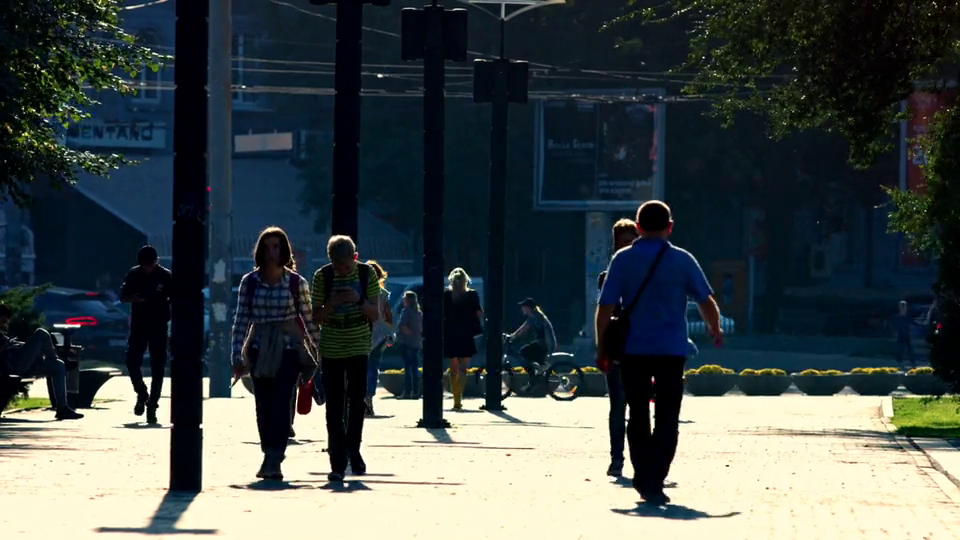
#> input picture frame 22 of crowd.mp4, 960 x 540 px, given in place of people.mp4, which was not available
$ jupyter execute 'crowdprojecthackathon (2).ipynb'
#> lines starting #> are read from the running program, lines starting #| are printed output that depends on the picture; after the words box and inside, x2 and y2 are one past the last pixel; in counts of white or black regions, pixels touching at a corner belong together; pictures that were not available may be replaced by others from this repository, and a replacement may not be noted
[cell 1]
import cv2

pedestrian_cascade = cv2.CascadeClassifier('fullbody.xml')
fullbody_cascade = cv2.CascadeClassifier('upperbody.xml')

video_source = "people.mp4"
cap = cv2.VideoCapture(video_source)

people_count = 0
group_count = 0
group_threshold = 20
message = ""

while True:
    ret, frame = cap.read()
#> frame is the input picture: shape (540, 960, 3); mean B, G, R 74.8, 75.8, 67.5

    if not ret:
        break

    gray = cv2.cvtColor(frame, cv2.COLOR_BGR2GRAY)
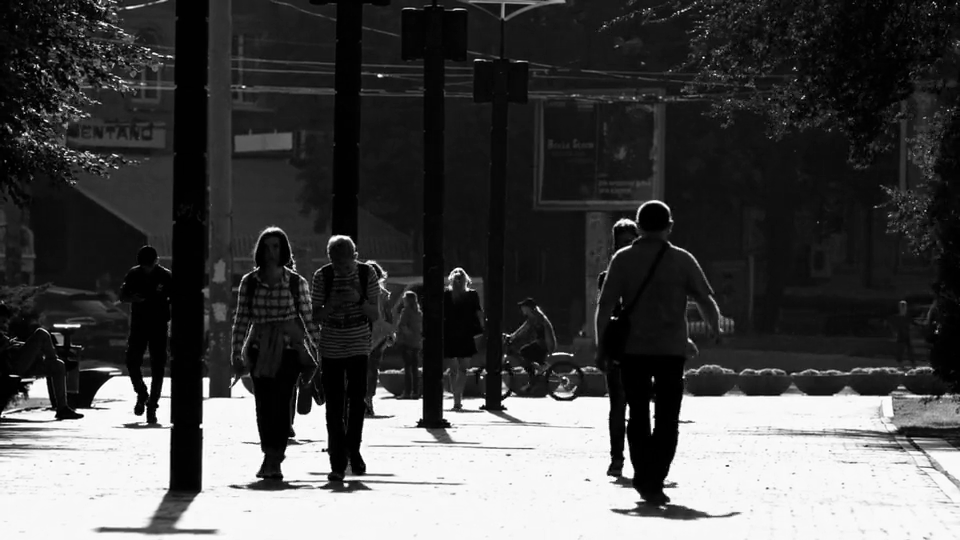
#> gray: shape (540, 960); min 0, max 255, mean 73.2

    pedestrians = pedestrian_cascade.detectMultiScale(gray, scaleFactor=1.1, minNeighbors=5, minSize=(30, 30))
#> pedestrians = [[286, 286, 115, 229], [210, 265, 123, 246], [557, 192, 171, 342]]

    fullbodies = fullbody_cascade.detectMultiScale(gray, scaleFactor=1.1, minNeighbors=5, minSize=(30, 30))
#> fullbodies = [[90, 350, 54, 44], [116, 235, 61, 49], [648, 65, 71, 58]]

    all_people = list(pedestrians) + list(fullbodies)
#> all_people = [[286, 286, 115, 229], [210, 265, 123, 246], [557, 192, 171, 342], [90, 350, 54, 44], [116, 235, 61, 49], [648, 65, 71, 58]]

    frame_group_count = 0

    for (x, y, w, h) in all_people:
        if w * h > 1000:
            if frame_group_count == 0:
                group_count += 1
            frame_group_count += 1
            color = (0, 0, 255) if frame_group_count > group_threshold else (0, 255, 0)
            cv2.rectangle(frame, (x, y), (x + w, y + h), color, 2)
#> this loop made 6 passes
#> (x, y, w, h, group_count) on pass 1: (286, 286, 115, 229, 1)
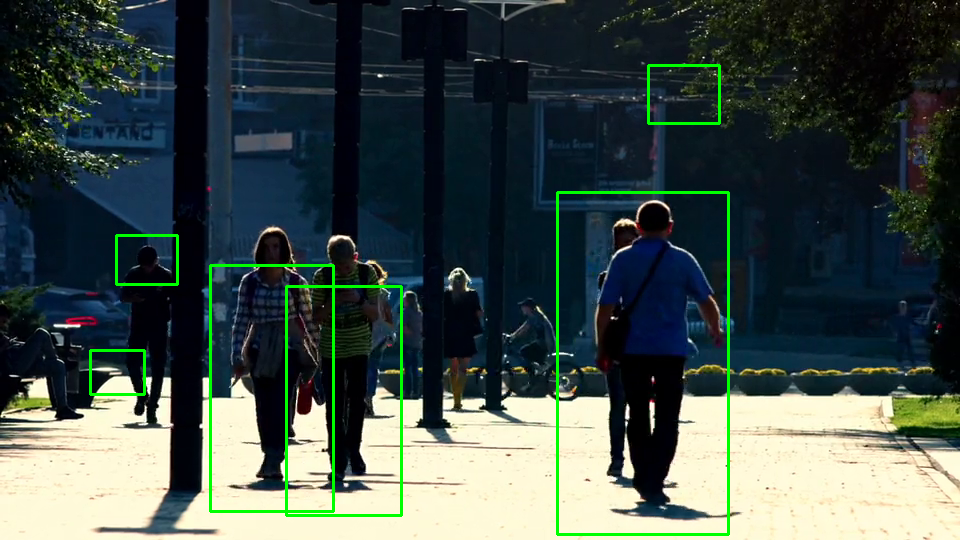
#> frame: shape (540, 960, 3); 1.8% of pixels changed, all inside (x1, y1, x2, y2) = (89, 64, 730, 536)
#> after the loop, frame_group_count = 6; group_count = 1

    people_count = len(all_people)
#> people_count = 6
    if frame_group_count > group_threshold:
        message = "Crowd Formed"
    elif frame_group_count < group_threshold:
        message = "The Area is in normal state"
    else:
        message = ""

    cv2.putText(frame, f"People Count: {people_count}", (10, 30), cv2.FONT_HERSHEY_SIMPLEX, 1, (0, 0, 255), 2)
    cv2.putText(frame, message, (10, 70), cv2.FONT_HERSHEY_SIMPLEX, 1, (0, 0, 255), 2)
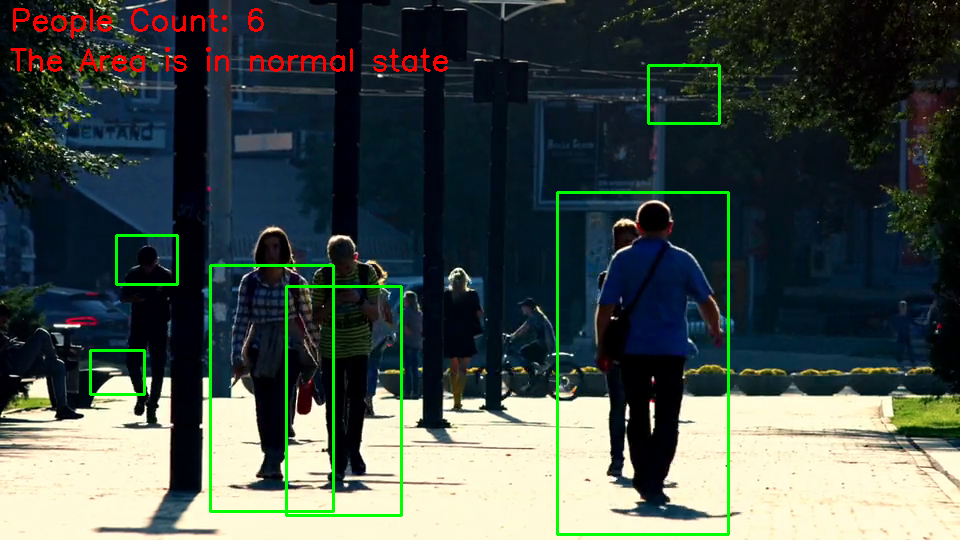
#> frame: shape (540, 960, 3); mean B, G, R 72.8, 78.2, 67.6

    cv2.imshow("People Detection", frame)

    if cv2.waitKey(1) & 0xFF == ord('q'):
#> (key q is pressed here)
        break

cap.release()
cv2.destroyAllWindows()

$ run again, starting later in the video
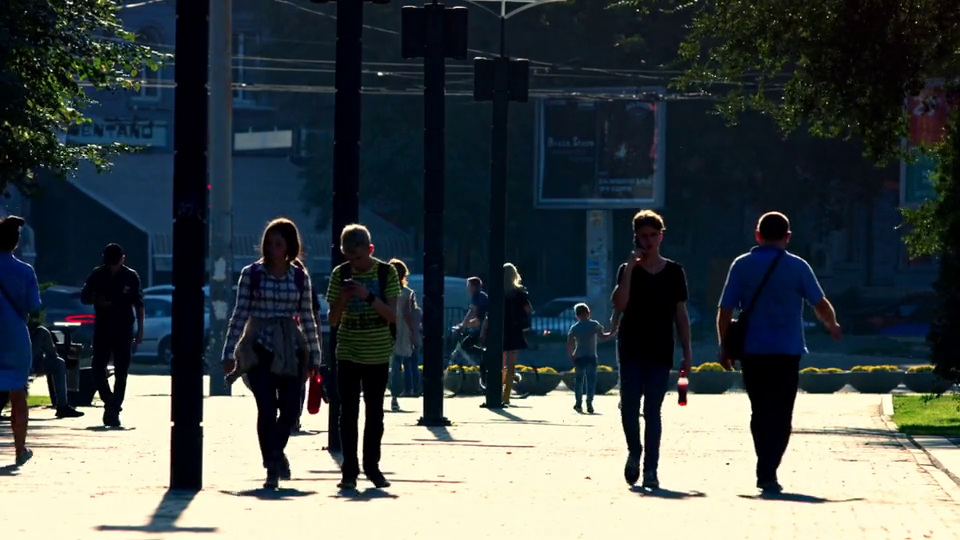
#> input picture frame 99 of crowd.mp4, 960 x 540 px, given in place of people.mp4, which was not available
#> frame is the input picture: shape (540, 960, 3); mean B, G, R 74.6, 74.9, 67.5
#> pedestrians = [[216, 278, 117, 234], [581, 275, 115, 230], [702, 247, 133, 265]]
#> fullbodies = [[70, 231, 75, 61], [181, 347, 98, 80], [703, 192, 128, 105]]
#> all_people = [[216, 278, 117, 234], [581, 275, 115, 230], [702, 247, 133, 265], [70, 231, 75, 61], [181, 347, 98, 80], [703, 192, 128, 105]]
#> the loop `for (x, y, w, h) in all_people:` made 6 passes
#> (x, y, w, h, group_count) on pass 1: (216, 278, 117, 234, 1)
#> after the loop `for (x, y, w, h) in all_people:`:
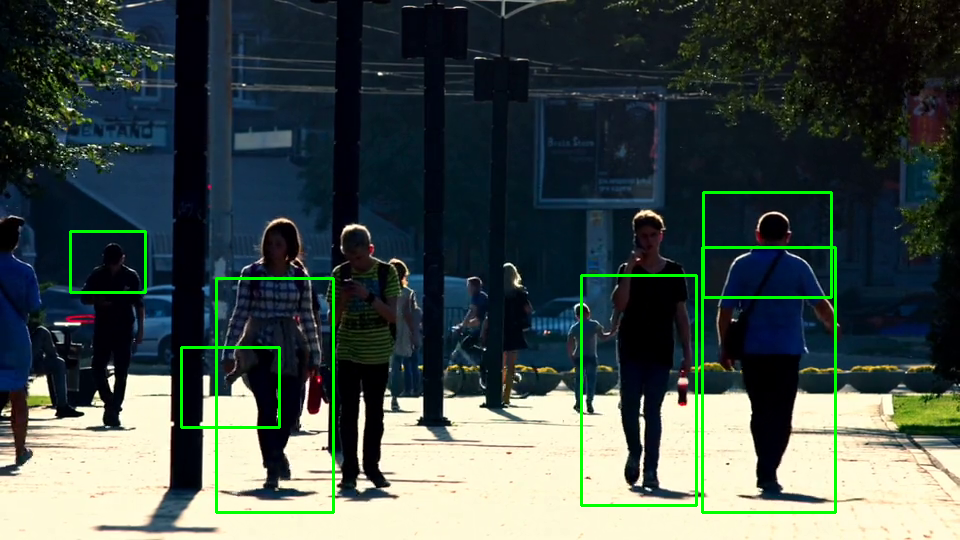
#> frame: shape (540, 960, 3); 1.87% of pixels changed, all inside (x1, y1, x2, y2) = (69, 191, 837, 514)
#> after the loop `for (x, y, w, h) in all_people:`: frame_group_count = 6; group_count = 1
#> people_count = 6
#> `cv2.putText(frame, message, (10, 70), cv2.FONT_HERSHEY_SIMPLEX, 1, (0,..`:
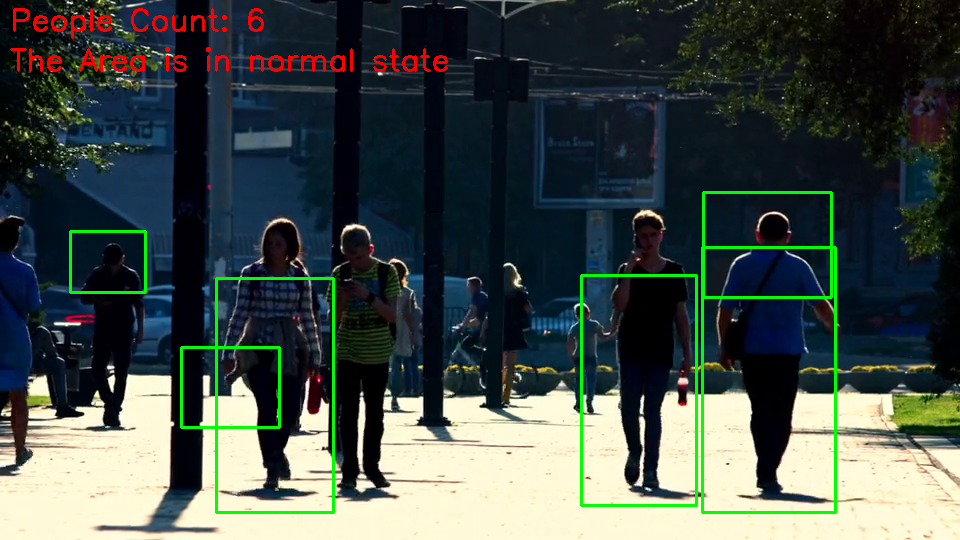
#> frame: shape (540, 960, 3); mean B, G, R 72.5, 77.6, 67.8

$ run again, starting later in the video
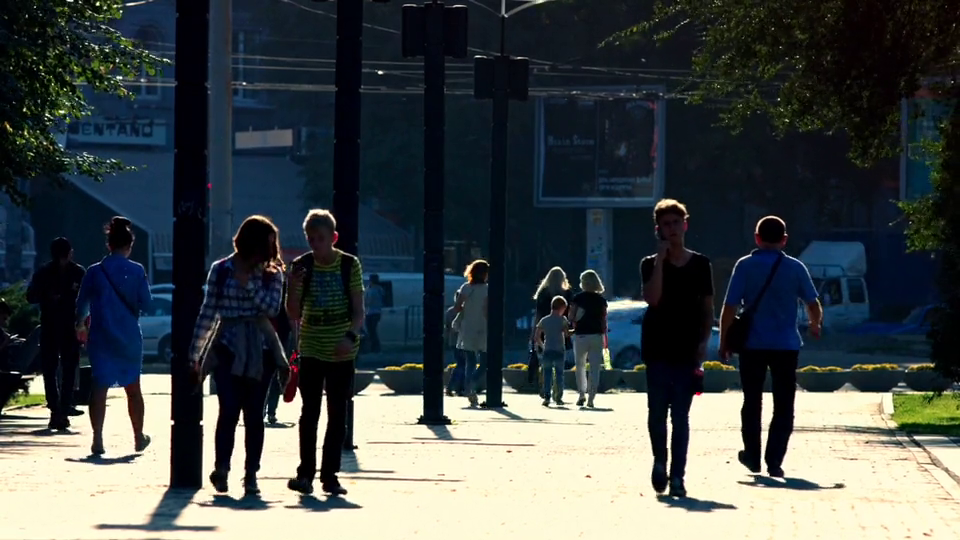
#> input picture frame 176 of crowd.mp4, 960 x 540 px, given in place of people.mp4, which was not available
#> frame is the input picture: shape (540, 960, 3); mean B, G, R 72.9, 73.2, 66.7
#> pedestrians = [[593, 229, 144, 288], [692, 229, 141, 283]]
#> fullbodies = [[25, 226, 70, 57], [336, 349, 74, 61], [117, 337, 70, 57], [110, 271, 87, 71]]
#> all_people = [[593, 229, 144, 288], [692, 229, 141, 283], [25, 226, 70, 57], [336, 349, 74, 61], [117, 337, 70, 57], [110, 271, 87, 71]]
#> the loop `for (x, y, w, h) in all_people:` made 6 passes
#> (x, y, w, h, group_count) on pass 1: (593, 229, 144, 288, 1)
#> after the loop `for (x, y, w, h) in all_people:`:
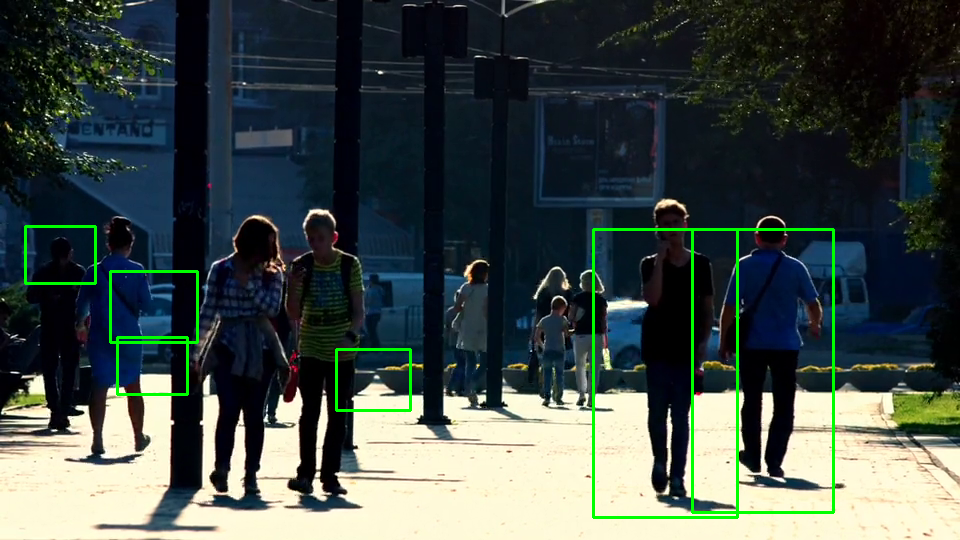
#> frame: shape (540, 960, 3); 1.59% of pixels changed, all inside (x1, y1, x2, y2) = (24, 225, 835, 519)
#> after the loop `for (x, y, w, h) in all_people:`: frame_group_count = 6; group_count = 1
#> people_count = 6
#> `cv2.putText(frame, message, (10, 70), cv2.FONT_HERSHEY_SIMPLEX, 1, (0,..`:
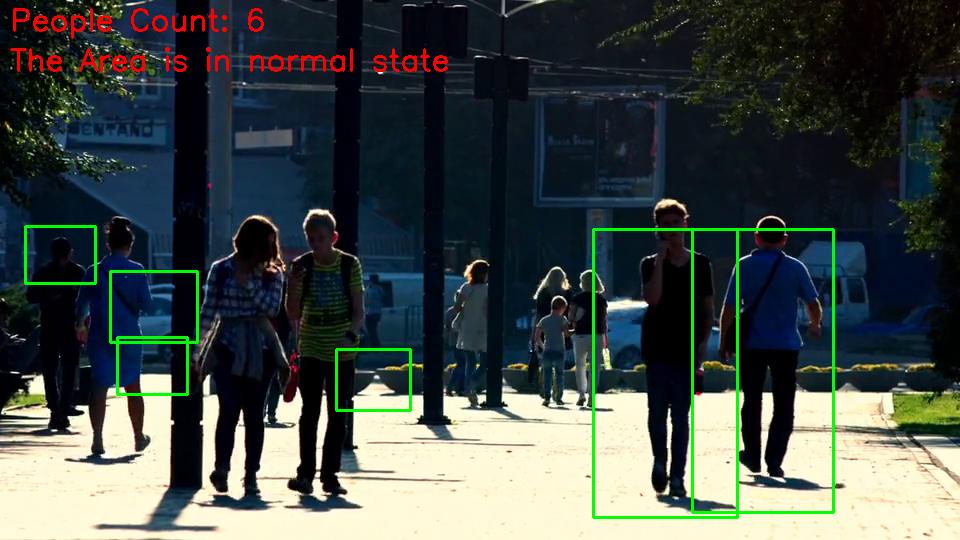
#> frame: shape (540, 960, 3); mean B, G, R 71.1, 75.5, 67.2
